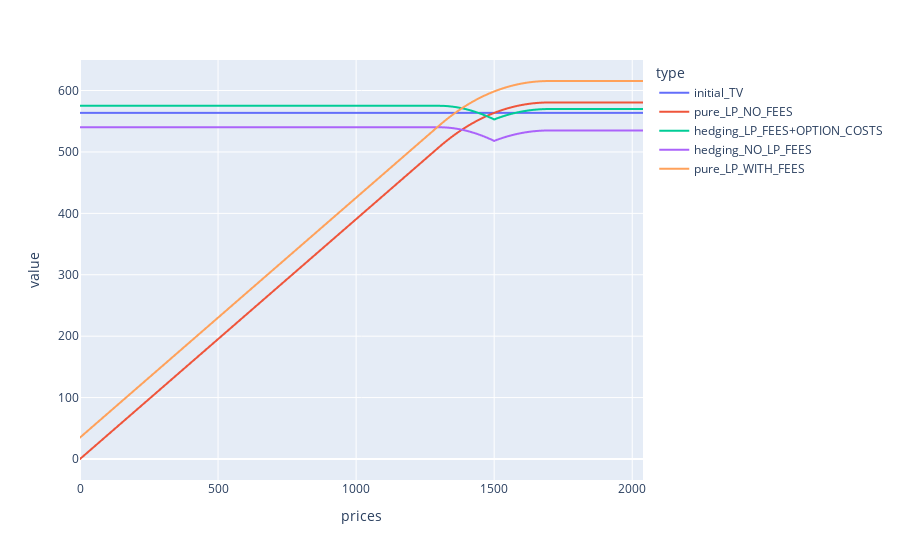

The code cell stored with this chart in its notebook:
### Code cell
# Example figures
import plotly.express as px

gapminder = px.data.gapminder().query("continent=='Oceania'")
fig2 = px.line(df, x="prices", y="value", color='type')



fig2.show()

### Figure 1 — Plotly figure (JSON) as saved in the notebook; plotly's stock layout.template omitted (floating-point values rounded to 4 significant figures; data arrays with more than 128 entries replaced by an {"elided": "..."} marker saying what was removed)
{"data": [{"hovertemplate": "type=initial_TV<br>prices=%{x}<br>value=%{y}<extra></extra>", "legendgroup": "initial_TV", "line": {"color": "#636efa", "dash": "solid"}, "mode": "lines", "name": "initial_TV", "showlegend": true, "type": "scattergl", "x": {"elided": "2040 int values"}, "xaxis": "x", "y": {"elided": "2040 float values"}, "yaxis": "y"}, {"hovertemplate": "type=pure_LP_NO_FEES<br>prices=%{x}<br>value=%{y}<extra></extra>", "legendgroup": "pure_LP_NO_FEES", "line": {"color": "#EF553B", "dash": "solid"}, "mode": "lines", "name": "pure_LP_NO_FEES", "showlegend": true, "type": "scattergl", "x": {"elided": "2040 int values"}, "xaxis": "x", "y": {"elided": "2040 float values"}, "yaxis": "y"}, {"hovertemplate": "type=hedging_LP_FEES+OPTION_COSTS<br>prices=%{x}<br>value=%{y}<extra></extra>", "legendgroup": "hedging_LP_FEES+OPTION_COSTS", "line": {"color": "#00cc96", "dash": "solid"}, "mode": "lines", "name": "hedging_LP_FEES+OPTION_COSTS", "showlegend": true, "type": "scattergl", "x": {"elided": "2040 int values"}, "xaxis": "x", "y": {"elided": "2040 float values"}, "yaxis": "y"}, {"hovertemplate": "type=hedging_NO_LP_FEES<br>prices=%{x}<br>value=%{y}<extra></extra>", "legendgroup": "hedging_NO_LP_FEES", "line": {"color": "#ab63fa", "dash": "solid"}, "mode": "lines", "name": "hedging_NO_LP_FEES", "showlegend": true, "type": "scattergl", "x": {"elided": "2040 int values"}, "xaxis": "x", "y": {"elided": "2040 float values"}, "yaxis": "y"}, {"hovertemplate": "type=pure_LP_WITH_FEES<br>prices=%{x}<br>value=%{y}<extra></extra>", "legendgroup": "pure_LP_WITH_FEES", "line": {"color": "#FFA15A", "dash": "solid"}, "mode": "lines", "name": "pure_LP_WITH_FEES", "showlegend": true, "type": "scattergl", "x": {"elided": "2040 int values"}, "xaxis": "x", "y": {"elided": "2040 float values"}, "yaxis": "y"}], "layout": {"legend": {"title": {"text": "type"}, "tracegroupgap": 0}, "margin": {"t": 60}, "xaxis": {"anchor": "y", "domain": [0, 1], "title": {"text": "prices"}}, "yaxis": {"anchor": "x", "domain": [0, 1], "title": {"text": "value"}}}}
